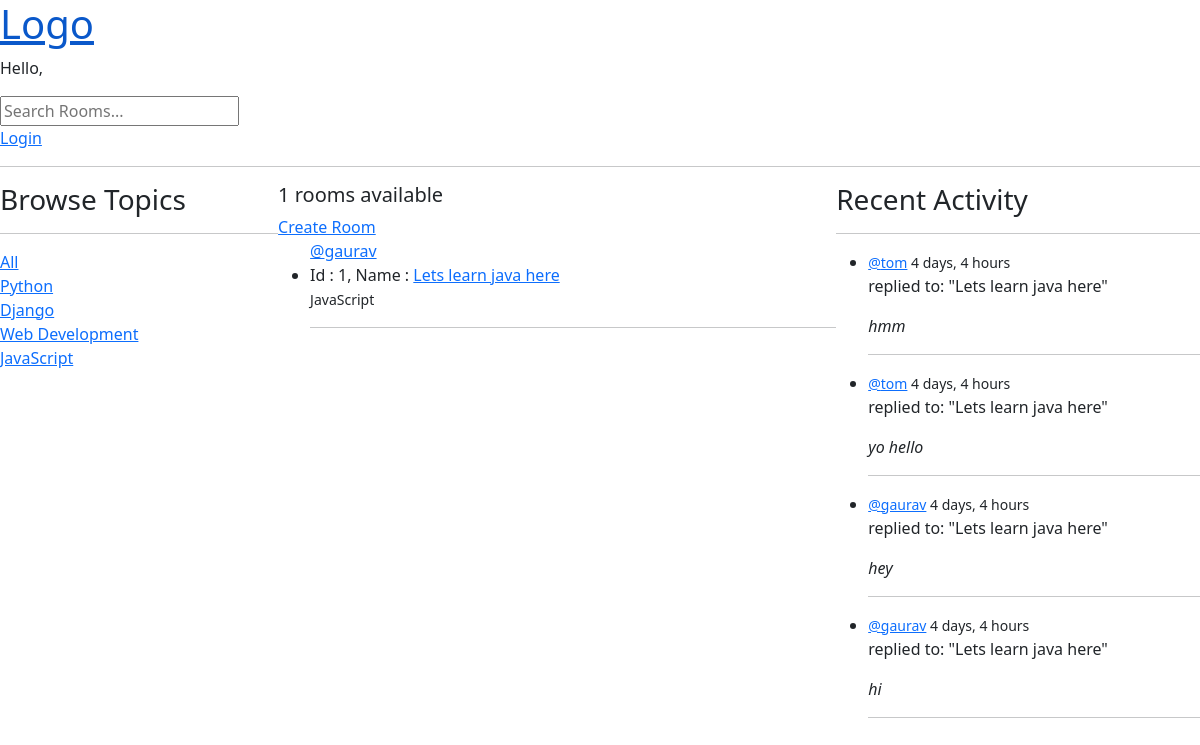
Screenshot of /?q=JavaScript with the database file from the repository.
### base/models.py (models this page shows, shortened)
class Topic(models.Model):
    name = models.CharField(max_length=200)

class Room(models.Model):
    host = models.ForeignKey(User, on_delete=models.CASCADE)
    topic = models.ForeignKey(Topic, on_delete=models.SET_NULL, null=True)
    name = models.CharField(max_length=200)
    description = models.TextField(null=True, blank=True)
    participants = models.ManyToManyField(User, related_name='participants', blank=True)
    updated = models.DateTimeField(auto_now=True)
    created = models.DateTimeField(auto_now_add=True)
    class Meta:
        ordering = ['-updated', '-created']
    def __str__(self):
        return self.name

class Message(models.Model):
    user = models.ForeignKey(User, on_delete=models.CASCADE)
    room = models.ForeignKey(Room, on_delete=models.CASCADE)
    body = models.TextField()
    updated = models.DateTimeField(auto_now=True)
    created = models.DateTimeField(auto_now_add=True)
    class Meta:
        ordering = ['-updated', '-created']

### base/views.py (the view)
# urls.py: path('', views.home, name='home'),
def home(request):
    q = request.GET.get('q') if request.GET.get('q') != None else ''
    rooms = Room.objects.filter(Q(topic__name__icontains = q) |
                                Q(name__icontains = q) |
                                Q(description__icontains = q) |
                                Q(host__username__icontains = q.strip('@'))
                                )
    topics = Topic.objects.all()
    room_count = rooms.count()
    recent_messages = Message.objects.filter(Q(room__topic__name__icontains=q))[:4]
    context = {'rooms': rooms,
               'topics': topics,
               'room_count': room_count,
               'recent_messages': recent_messages,
               }
    return render(request, 'base/home.html', context)

### base/templates/base/home.html
{% extends 'main.html' %}
{% load static%}
{% block style %}
    <link rel="stylesheet" href="{% static 'base/home.css' %}">
{% endblock style %}
{% block content %}
<div class="home-container">
    <div class="browse">
        {% include 'base/topic_component.html' %}
    </div>
    <div class="rooms">
        <h5>{{room_count}} rooms available</h5>
        <a href="{% url 'create-room'%}">Create Room</a>
        {% include 'base/feed_component.html' %}
    </div>
    <div class="recent-activity">
        {% include 'base/activity_component.html' %}
    </div>
</div>
{% endblock content %}

### base/templates/base/topic_component.html
<h3>Browse Topics</h3>
<hr>
<div>
    <a href="{% url 'home'%}">All</a>
</div>
{% for topic in topics%}
    <div>
        <a href="{% url 'home'%}?q={{topic.name}}">{{topic.name}}</a>
    </div>
{% endfor %}

### base/templates/base/feed_component.html (shortened to what this page needs)
<div>
    {% for room in rooms%}
        <ul>
            <span><a href="{% url 'profile' room.host.id %}">@{{ room.host.username }}</a></span>
            <li>Id : {{ room.id }}, Name : <a href="{% url 'room' room.id%}">{{ room.name }}</a></li>
            <small>{{ room.topic.name }}</small>
            <br>
            <hr>
        </ul>
    {% endfor %}
</div>

### base/templates/base/activity_component.html (shortened to what this page needs)
<h3>Recent Activity</h3>
<hr>
<ul>
    {% for message in recent_messages %}
        <li>
            <small><a href="{% url 'profile' message.user.id %}">@{{message.user}}</a> {{message.created|timesince}}</small>
            <p>replied to: "{{message.room}}"</p>
            <em>{{message.body|truncatewords:15}}</em>
            <hr>
        </li>
    {% endfor %}
</ul>

### static/styles/main.css (style rules this page uses)
body { background-color: #1e1e2f; color: #e6e6e6; font-family: "Segoe UI", Roboto, sans-serif; }

### base/static/base/home.css (style rules this page uses)
.home-container, .profile-container { display: flex; flex-direction: row; }
.browse { flex: 1 1 auto; }
.rooms { flex: 3 3 auto; }
.recent-activity { flex: 1 1 auto; }

### rows the page displays
Topic: name "Python"
Topic: name "Django"
Topic: name "Web Development"
Topic: name "JavaScript"
Room: host.username "gaurav", id "1", name "Lets learn java here", topic.name "JavaScript"
Message: user "tom", created "4 days, 4 hours", room "Lets learn java here", body "hmm"
Message: user "tom", created "4 days, 4 hours", room "Lets learn java here", body "yo hello"
Message: user "gaurav", created "4 days, 4 hours", room "Lets learn java here", body "hey"
Message: user "gaurav", created "4 days, 4 hours", room "Lets learn java here", body "hi"

### other values shown
{{ room_count }} "1"
